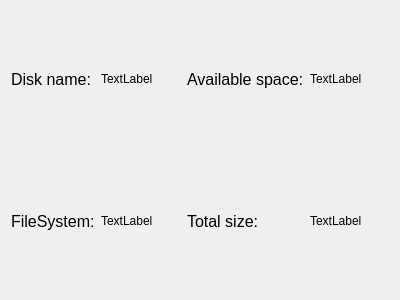
<?xml version="1.0" encoding="UTF-8"?>
<ui version="4.0">
 <class>DriveInfo</class>
 <widget class="QWidget" name="DriveInfo">
  <property name="geometry">
   <rect>
    <x>0</x>
    <y>0</y>
    <width>400</width>
    <height>300</height>
   </rect>
  </property>
  <property name="windowTitle">
   <string>DriveInfo</string>
  </property>
  <layout class="QGridLayout" name="gridLayout_4">
   <item row="0" column="1">
    <widget class="QLabel" name="name">
     <property name="text">
      <string>TextLabel</string>
     </property>
    </widget>
   </item>
   <item row="1" column="0">
    <widget class="QLabel" name="label_filesys">
     <property name="font">
      <font>
       <pointsize>12</pointsize>
      </font>
     </property>
     <property name="text">
      <string>FileSystem:</string>
     </property>
     <property name="scaledContents">
      <bool>true</bool>
     </property>
    </widget>
   </item>
   <item row="0" column="0">
    <widget class="QLabel" name="label_name">
     <property name="font">
      <font>
       <pointsize>12</pointsize>
      </font>
     </property>
     <property name="text">
      <string>Disk name:</string>
     </property>
     <property name="scaledContents">
      <bool>true</bool>
     </property>
    </widget>
   </item>
   <item row="0" column="2">
    <widget class="QLabel" name="label_free_space">
     <property name="font">
      <font>
       <pointsize>12</pointsize>
      </font>
     </property>
     <property name="text">
      <string>Available space:</string>
     </property>
     <property name="scaledContents">
      <bool>true</bool>
     </property>
    </widget>
   </item>
   <item row="1" column="1">
    <widget class="QLabel" name="filesys">
     <property name="text">
      <string>TextLabel</string>
     </property>
    </widget>
   </item>
   <item row="0" column="3">
    <widget class="QLabel" name="free_space">
     <property name="text">
      <string>TextLabel</string>
     </property>
    </widget>
   </item>
   <item row="1" column="2">
    <widget class="QLabel" name="label_size">
     <property name="font">
      <font>
       <pointsize>12</pointsize>
      </font>
     </property>
     <property name="text">
      <string>Total size:</string>
     </property>
     <property name="scaledContents">
      <bool>true</bool>
     </property>
    </widget>
   </item>
   <item row="1" column="3">
    <widget class="QLabel" name="size">
     <property name="text">
      <string>TextLabel</string>
     </property>
    </widget>
   </item>
  </layout>
 </widget>
 <resources/>
 <connections/>
</ui>
